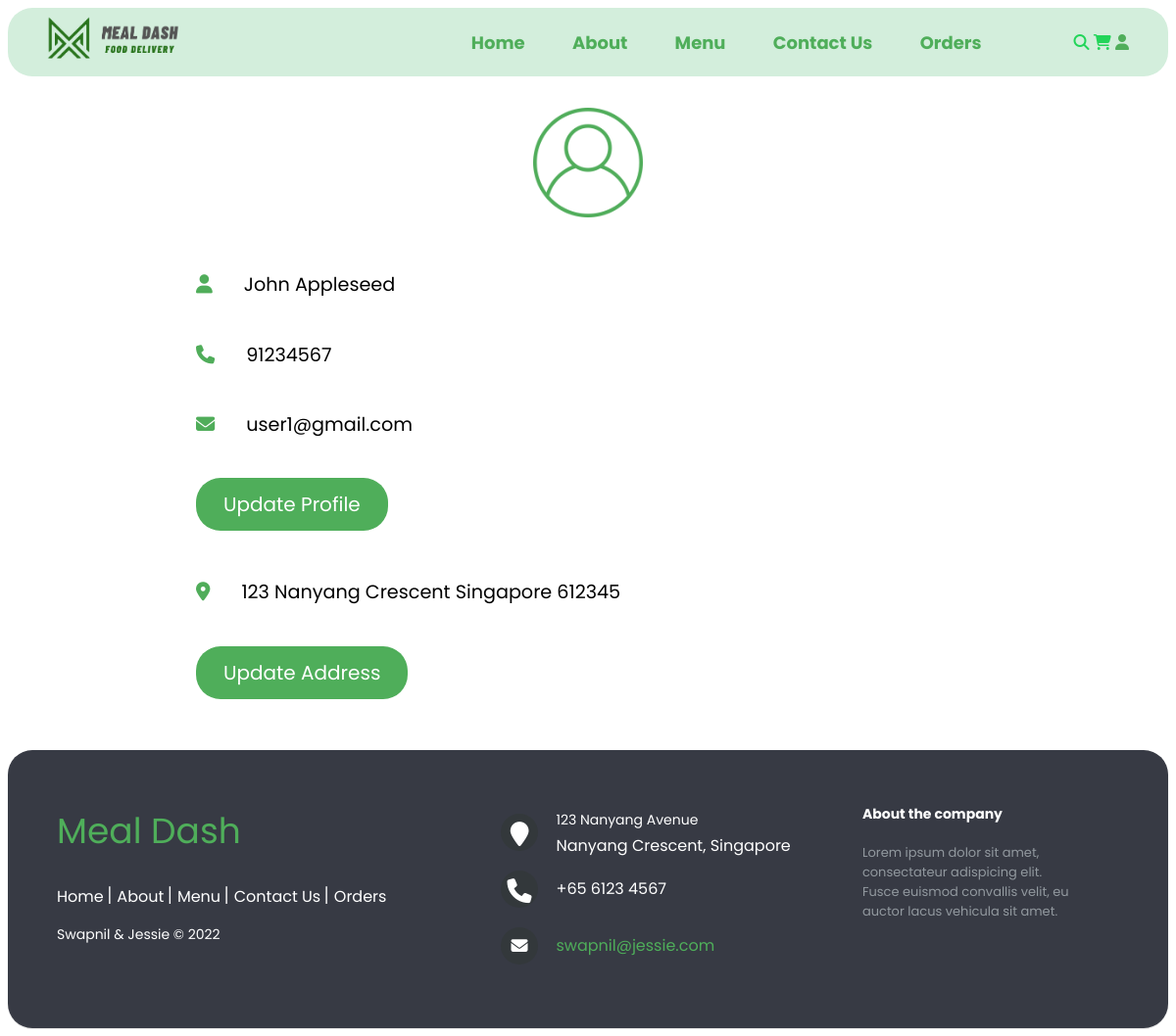
The app's page /profile.php (signed in) with its own data.
### tables this page shows
CREATE TABLE `users` (
  `id` int(100) UNSIGNED NOT NULL,
  `name` varchar(20) NOT NULL,
  `email` varchar(50) NOT NULL,
  `number` varchar(10) NOT NULL,
  `password` varchar(50) NOT NULL,
  `address` varchar(500) NOT NULL
);

### profile.php (the view, shortened to what this page needs)
<?php
include 'components/connect.php';
?>
<!DOCTYPE html>
<html lang="en">
<head>
   <link rel="stylesheet" href="https://cdnjs.cloudflare.com/ajax/libs/font-awesome/6.1.1/css/all.min.css">
   <link rel="stylesheet" href="css/stylesheet.css">
</head>
<body>
<?php include 'components/nav_header.php'; ?>
<section class="user-details">
   <div class="user">
      <img src="images/user-icon.png" alt="">
      <p><i class="fas fa-user"></i><span><span><?= $fetch_profile['name']; ?></span></span></p>
      <p><i class="fas fa-phone"></i><span><?= $fetch_profile['number']; ?></span></p>
      <p><i class="fas fa-envelope"></i><span><?= $fetch_profile['email']; ?></span></p>
      <a href="update_profile.php" class="btn">Update Profile</a>
      <p class="address"><i class="fas fa-map-marker-alt"></i><span><?php if($fetch_profile['address'] == ''){echo 'Please enter your address';}else{echo $fetch_profile['address'];} ?></span></p>
      <a href="update_address.php" class="btn">Update Address</a>
   </div>
</section>
<?php include 'components/footer.php'; ?>
</body>
</html>

### css/stylesheet.css (style rules this page uses)
* { font-family: 'Poppins', sans-serif; }
.user-details .user { max-width: 50rem; margin:0 auto; border:black; padding:2rem; }
.user-details .user img { width: 100%; height: 7rem; object-fit: contain; margin-bottom: 1rem; filter: invert(57%) sepia(23%) saturate(922%) hue-rotate(76deg) brightness(97%) contrast(95%); }
.user-details .user p { padding:1rem 0; line-height: 1; font-size: 1.2rem; }
.user-details .user p span { color:black; }
.user-details .user p i { margin-right: 2rem; color:#50AD5A; }
.user-details .user .address { margin-top: 1rem; }
.user-details .user .btn { margin-top: 10px; margin-bottom: 20px; display: inline-block; font-size: 20px; padding: 12px 28px; cursor: pointer; text-transform: capitalize; background-color: #4FAE5A; color: white; text-decoration: underline solid transparent; transition: 0.2s linear; border-radius: 25px; }

### records on screen
users: name "John Appleseed", number "91234567", email "user1@gmail.com", address "123 Nanyang Crescent Singapore 612345"
